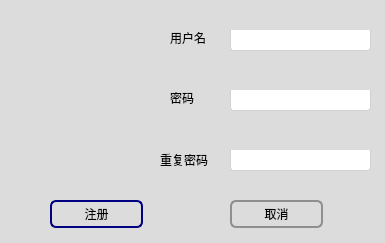
<?xml version="1.0" encoding="UTF-8"?>
<ui version="4.0">
 <class>Login</class>
 <widget class="QDialog" name="Login">
  <property name="geometry">
   <rect>
    <x>0</x>
    <y>0</y>
    <width>385</width>
    <height>243</height>
   </rect>
  </property>
  <property name="windowTitle">
   <string>Dialog</string>
  </property>
  <property name="styleSheet">
   <string notr="true">QDialog
{
     background-color:rgb(220, 220, 220)
}</string>
  </property>
  <widget class="QPushButton" name="pushButton">
   <property name="geometry">
    <rect>
     <x>50</x>
     <y>200</y>
     <width>93</width>
     <height>28</height>
    </rect>
   </property>
   <property name="styleSheet">
    <string notr="true">  QPushButton {
      border: 2px solid #8f8f91;
      border-radius: 6px;
      background-color: qlineargradient(x1: 0, y1: 0, x2: 0, y2: 1,
                                        stop: 0 #f6f7fa, stop: 1 #dadbde);
      min-width: 80px;
  }

  QPushButton:pressed {
      background-color: qlineargradient(x1: 0, y1: 0, x2: 0, y2: 1,
                                        stop: 0 #dadbde, stop: 1 #f6f7fa);
  }

  QPushButton:flat {
      border: none; /* no border for a flat push button */
  }

  QPushButton:default {
      border-color: navy; /* make the default button prominent */
  }</string>
   </property>
   <property name="text">
    <string>注册</string>
   </property>
  </widget>
  <widget class="QPushButton" name="pushButton_2">
   <property name="geometry">
    <rect>
     <x>230</x>
     <y>200</y>
     <width>93</width>
     <height>28</height>
    </rect>
   </property>
   <property name="styleSheet">
    <string notr="true">  QPushButton {
      border: 2px solid #8f8f91;
      border-radius: 6px;
      background-color: qlineargradient(x1: 0, y1: 0, x2: 0, y2: 1,
                                        stop: 0 #f6f7fa, stop: 1 #dadbde);
      min-width: 80px;
  }

  QPushButton:pressed {
      background-color: qlineargradient(x1: 0, y1: 0, x2: 0, y2: 1,
                                        stop: 0 #dadbde, stop: 1 #f6f7fa);
  }

  QPushButton:flat {
      border: none; /* no border for a flat push button */
  }

  QPushButton:default {
      border-color: navy; /* make the default button prominent */
  }</string>
   </property>
   <property name="text">
    <string>取消</string>
   </property>
  </widget>
  <widget class="QLineEdit" name="lineNAME">
   <property name="geometry">
    <rect>
     <x>230</x>
     <y>30</y>
     <width>141</width>
     <height>21</height>
    </rect>
   </property>
   <property name="styleSheet">
    <string notr="true">QLineEdit
{
    background:white;
    padding-left:5px ;
    padding-top:1px ;
    border-bottom-left-radius:3px;
    border-bottom-right-radius:3px;
    border: 1px solid rgb(209 , 209 , 209);
    border-top:transparent;
}
QLineEdit:hover
{
    padding-top:0px ;
    border: 1px solid rgb(21 , 131 , 221);
}</string>
   </property>
  </widget>
  <widget class="QLineEdit" name="linePASSWD">
   <property name="geometry">
    <rect>
     <x>230</x>
     <y>90</y>
     <width>141</width>
     <height>21</height>
    </rect>
   </property>
   <property name="styleSheet">
    <string notr="true">QLineEdit
{
    background:white;
    padding-left:5px ;
    padding-top:1px ;
    border-bottom-left-radius:3px;
    border-bottom-right-radius:3px;
    border: 1px solid rgb(209 , 209 , 209);
    border-top:transparent;
}
QLineEdit:hover
{
    padding-top:0px ;
    border: 1px solid rgb(21 , 131 , 221);
}</string>
   </property>
  </widget>
  <widget class="QLineEdit" name="lineREPEAT">
   <property name="geometry">
    <rect>
     <x>230</x>
     <y>150</y>
     <width>141</width>
     <height>21</height>
    </rect>
   </property>
   <property name="styleSheet">
    <string notr="true">QLineEdit
{
    background:white;
    padding-left:5px ;
    padding-top:1px ;
    border-bottom-left-radius:3px;
    border-bottom-right-radius:3px;
    border: 1px solid rgb(209 , 209 , 209);
    border-top:transparent;
}
QLineEdit:hover
{
    padding-top:0px ;
    border: 1px solid rgb(21 , 131 , 221);
}</string>
   </property>
  </widget>
  <widget class="QLabel" name="label_3">
   <property name="geometry">
    <rect>
     <x>160</x>
     <y>150</y>
     <width>61</width>
     <height>21</height>
    </rect>
   </property>
   <property name="font">
    <font>
     <family>Arial</family>
     <weight>50</weight>
     <italic>false</italic>
     <bold>false</bold>
    </font>
   </property>
   <property name="text">
    <string>&lt;html&gt;&lt;head/&gt;&lt;body&gt;&lt;p&gt;重复密码&lt;/p&gt;&lt;/body&gt;&lt;/html&gt;</string>
   </property>
  </widget>
  <widget class="QLabel" name="label">
   <property name="geometry">
    <rect>
     <x>170</x>
     <y>90</y>
     <width>41</width>
     <height>16</height>
    </rect>
   </property>
   <property name="text">
    <string>密码</string>
   </property>
  </widget>
  <widget class="QLabel" name="label_2">
   <property name="geometry">
    <rect>
     <x>170</x>
     <y>30</y>
     <width>51</width>
     <height>16</height>
    </rect>
   </property>
   <property name="text">
    <string>用户名</string>
   </property>
  </widget>
  <widget class="QLabel" name="label_4">
   <property name="geometry">
    <rect>
     <x>0</x>
     <y>10</y>
     <width>151</width>
     <height>161</height>
    </rect>
   </property>
   <property name="text">
    <string/>
   </property>
   <property name="pixmap">
    <pixmap resource="../images.qrc">:/Image/c++father.jpg</pixmap>
   </property>
   <property name="scaledContents">
    <bool>true</bool>
   </property>
  </widget>
 </widget>
 <resources>
  <include location="../images.qrc"/>
 </resources>
 <connections/>
</ui>
